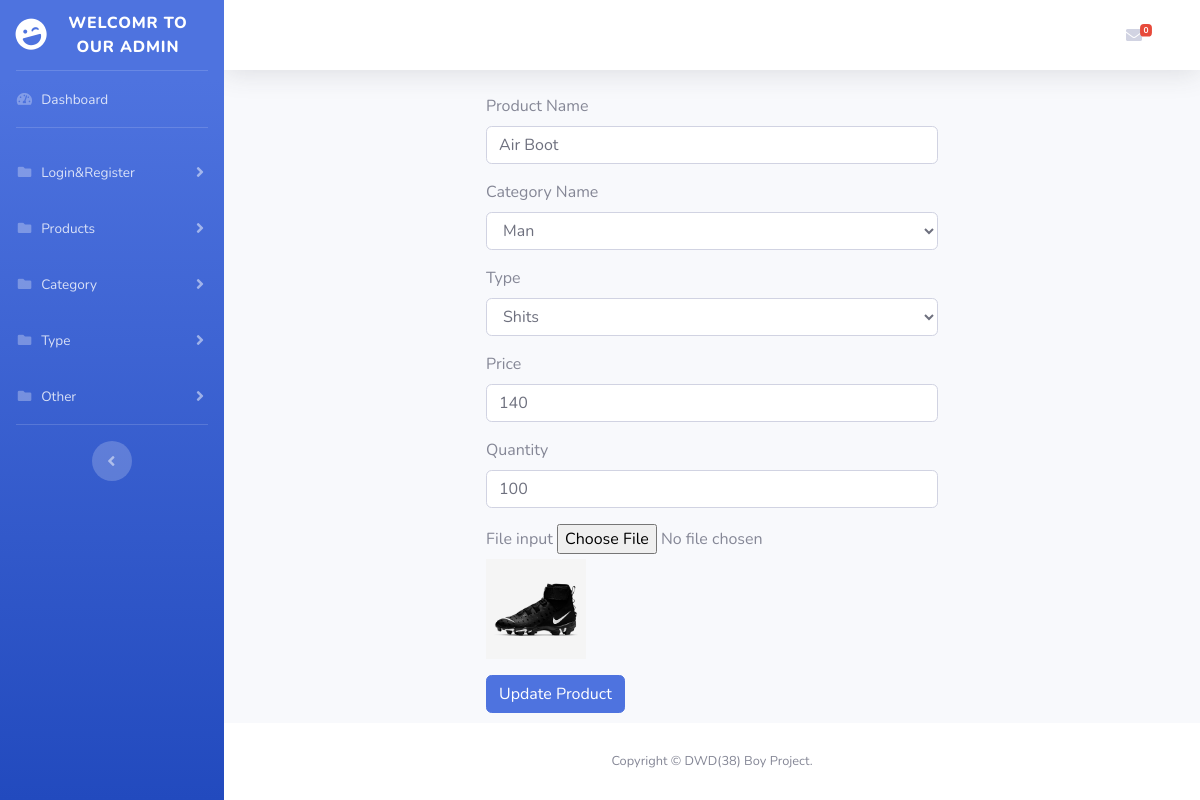
The page /admins/edit.php?action=edit&p_id=16 on the database its author committed.
### tables this page shows
CREATE TABLE `product` (
  `product_id` int(11) NOT NULL,
  `product_name` varchar(30) NOT NULL,
  `category_id` int(11) NOT NULL,
  `type_id` int(11) NOT NULL,
  `price` int(11) NOT NULL,
  `qty` int(11) NOT NULL,
  `photo` varchar(255) NOT NULL
);

### admins/edit.php (the view, shortened to what this page needs)
<?php
    include 'function.php';
?>
<!DOCTYPE html>
<html lang="en">
<head>
  <link href="vendor/fontawesome-free/css/all.min.css" rel="stylesheet" type="text/css">
  <link href="css/sb-admin-2.min.css" rel="stylesheet">
</head>
<body id="page-top">
  <?php
include 'sidebar.php';
  ?>
<?php
	if(isset($_GET['action'])&&$_GET['action']=='edit')
	{
		$p_id=$_GET['p_id'];
		$query="select * from product where product_id='$p_id'";
		$go_query=mysqli_query($connection,$query);
		while($row=mysqli_fetch_array($go_query))
		{
			$product_name=$row['product_name'];
      $product_cat_id=$row['category_id'];
			$price=$row['price'];
			$qty=$row['qty'];
			$photo=$row['photo'];
		}
	}
?>
<div class="container">
	<div class="row">
    	<div class="col-6 offset-3">
        	<form method="post" enctype="multipart/form-data">
            	<div class="form-group">
                	<label>Product Name</label>
                    <input type="text" name="product_name" class="form-control" value="<?php echo $product_name ?>" />
                </div>
                <div class="form-group">
                	<label>Category Name</label>
                    <select name="category_id" class="form-control">
                    	<?php
							$query="select * from category";
							$go_query=mysqli_query($connection,$query);
							while($row=mysqli_fetch_array($go_query))
							{
								$cat_id=$row['cat_id'];
								$cat_name=$row['cat_name'];
								if($product_cat_id==$cat_id)
								{
									echo "<option value={$cat_id} selected>{$cat_name}</option>";
								}
								else
								{
									echo "<option value={$cat_id}>{$cat_name}</option>";
								}
							}
						?>
                    </select>
                </div>
                <div class="form-group">
                	<label>Type</label>
                    <select name="type_id" class="form-control">
                    	<?php
							$query="select * from type";
							$go_query=mysqli_query($connection,$query);
							while($row=mysqli_fetch_array($go_query))
							{
								$id=$row['id'];
								$type=$row['type'];
								if($t_id==$id)
								{
									echo "<option value={$id} selected>{$type}</option>";
								}
								else
								{
									echo "<option value={$id}>{$type}</option>";
								}
							}
						?>
                    </select>
                </div>
                <div class="form-group">
                	<label>Price</label>
                    <input type="text" name="price" class="form-control" value="<?php echo $price ?>" />
                </div>
                <div class="form-group">
                	<label>Quantity</label>
                    <input type="text" name="qty" class="form-control" value="<?php echo $qty ?>" />
                </div>
                <div class="form-group">
                	<label>File input</label>
                    <input name="photo" type="file" />
                    <img src="../image/<?php echo $photo ?>" width=100 height=100 />
                </div>
                <input name="update_product" type="submit" value="Update Product" class="btn btn-primary" />
            </form>
        </div>
    </div>
</div>
      </div>
      <?php
        include 'footer.php';
      ?>
    </div>
  </div>
</body>
</html>

### rows shown on the page
product: product_name "Air Boot", price "140", qty "100", photo (picture)

### other values the page prints
$count "0"
form field category_id "Man"
form field type_id "Shits"
